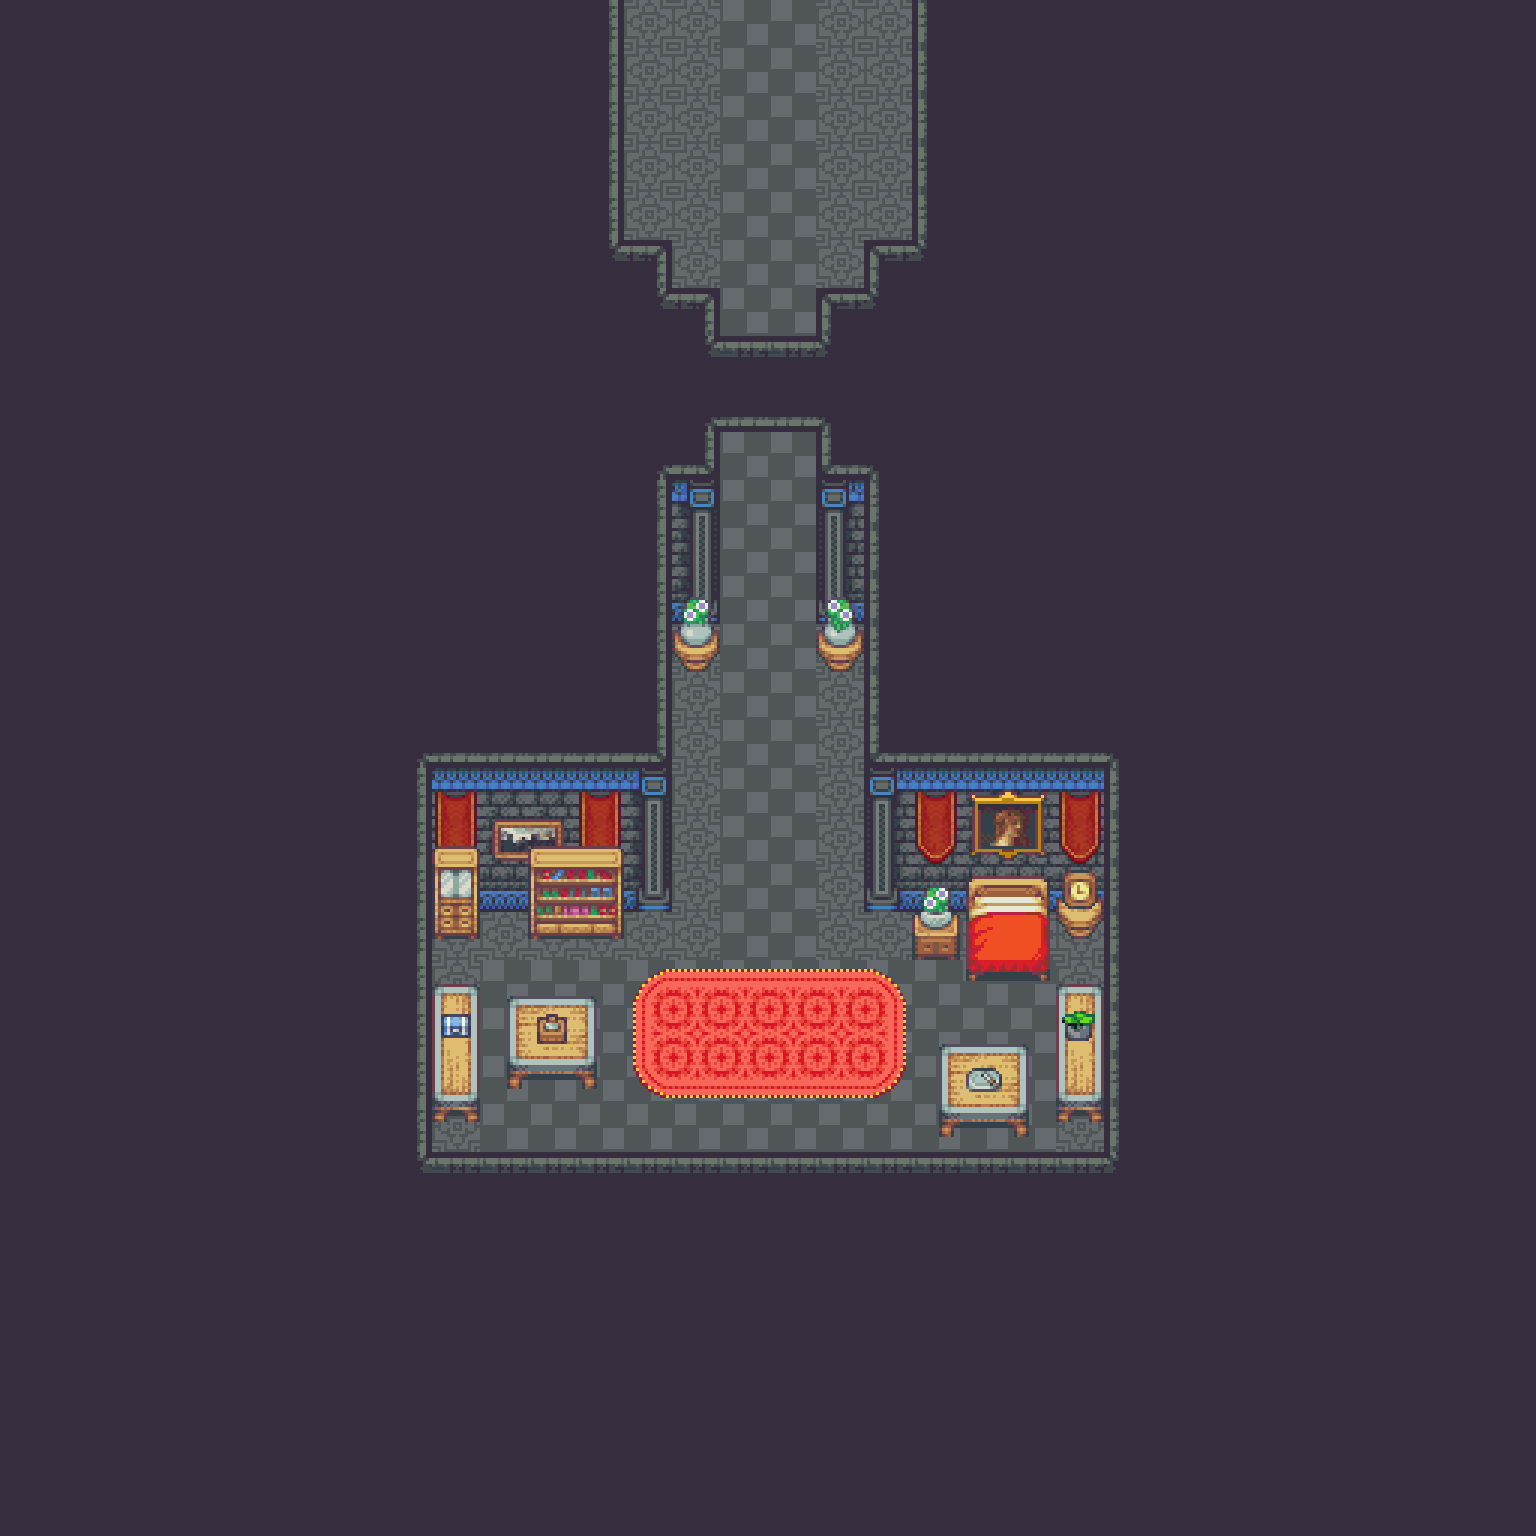

Below is a game level as drawn by its tile map, then a one-line description and the .tmx that defines it (tile-layer data replaced by summaries):
An orthogonal 32x32 tile map with 48x48 px tiles, 6 tile layers (Basement, Ground, Flooring, Furnishing, ...), 4 tilesets and 3 objects.

<map version="1.10" tiledversion="1.10.1" orientation="orthogonal" renderorder="right-down" width="32" height="32" tilewidth="48" tileheight="48" infinite="0" nextlayerid="11" nextobjectid="6">
 <tileset firstgid="1" source="Castle.tsx" />
 <tileset firstgid="1480" source="CastleInterior.tsx" />
 <tileset firstgid="3160" source="CastleObjects.tsx" />
 <tileset firstgid="3416" source="CastleObjects2.tsx" />
 <layer id="10" name="Basement" width="32" height="32">
  <data>[1024 cells, 0 non-empty, 0 distinct tile ids]</data>
 </layer>
 <layer id="2" name="Ground" width="32" height="32">
  <data>[1024 cells, 1024 non-empty, 2 distinct tile ids]</data>
 </layer>
 <layer id="9" name="Flooring" width="32" height="32">
  <data>[1024 cells, 18 non-empty, 9 distinct tile ids]</data>
 </layer>
 <layer id="1" name="Furnishing" width="32" height="32">
  <data>[1024 cells, 904 non-empty, 53 distinct tile ids]</data>
 </layer>
 <layer id="6" name="Decor" width="32" height="32">
  <data>[1024 cells, 16 non-empty, 16 distinct tile ids]</data>
 </layer>
 <layer id="5" name="Ceiling" width="32" height="32">
  <data>[1024 cells, 21 non-empty, 18 distinct tile ids]</data>
 </layer>
 <objectgroup id="3" name="Props">
  <object id="3" gid="235" x="720" y="576" width="96" height="144">
   <properties>
    <property name="I" value="[Door WoodenDoor [Some BrassKey]]" />
   </properties>
  </object>
  <object id="4" gid="235" x="528" y="1152" width="48" height="48">
   <properties>
    <property name="I" value="[Chest WoodenChest [KeyItem IronKey] 12fc8134-30c9-4105-b22b-34ee2cb501f6 None Fin [[KylaAdvent 2]]]" />
   </properties>
  </object>
  <object id="5" gid="235" x="816" y="1104" width="144" height="144">
   <properties>
    <property name="I">[Character [Enemy Kyla] Rightward True False
  [Sequence
   [ClearSpirits
    [FadeOutSong 120]
    [Wait 120]
    [PlaySong 120 0 0 0.5 [Field SadDarkness]]
    [Wait 180]
    [Dialog "Why does every day get worse...?"]
    [Wait 60]
    [Face [CharacterTarget [Enemy Kyla]] Downward]
    [Wait 60]
    [Dialog "Why must I be spited at every opportunity?"]
    [Wait 120]
    [Dialog "The fortunes of other servants rise, but I am kept at the bottom."]
    [Wait 120]
    [Dialog "Nothing I do goes uncriticized..."]
    [Wait 120]
    [Dialog "She may be my master, but she herself serves under the Queen."]
    [Wait 60]
    [Face [CharacterTarget [Enemy Kyla]] Rightward]
    [Wait 60]
    [Dialog "She is cruel not because she doesn't understand what it is like..."]
    [Wait 120]
    [Dialog "She is cruel because she understands exactly what it's like."]
    [Wait 120]
    [Dialog "How much longer can this go on...?"]
    [Wait 120]
    [Dialog "How much more can I bear...?"]
    [FadeOutSong 120]
    [Fade [CharacterTarget [Enemy Kyla]] 150]
    [ReplaceAdvent [KylaAdvent 1] [KylaAdvent 2]]
    [PlaySong 120 0 0 0.5 [Castle CastlePart1]]
    [Wait 120]
    [PlaySound 0.5 [Field Unlatch]]
    [Dialog "Something unlatched..."]]]
 [[KylaAdvent 1]]]</property>
   </properties>
  </object>
 </objectgroup>
</map>
